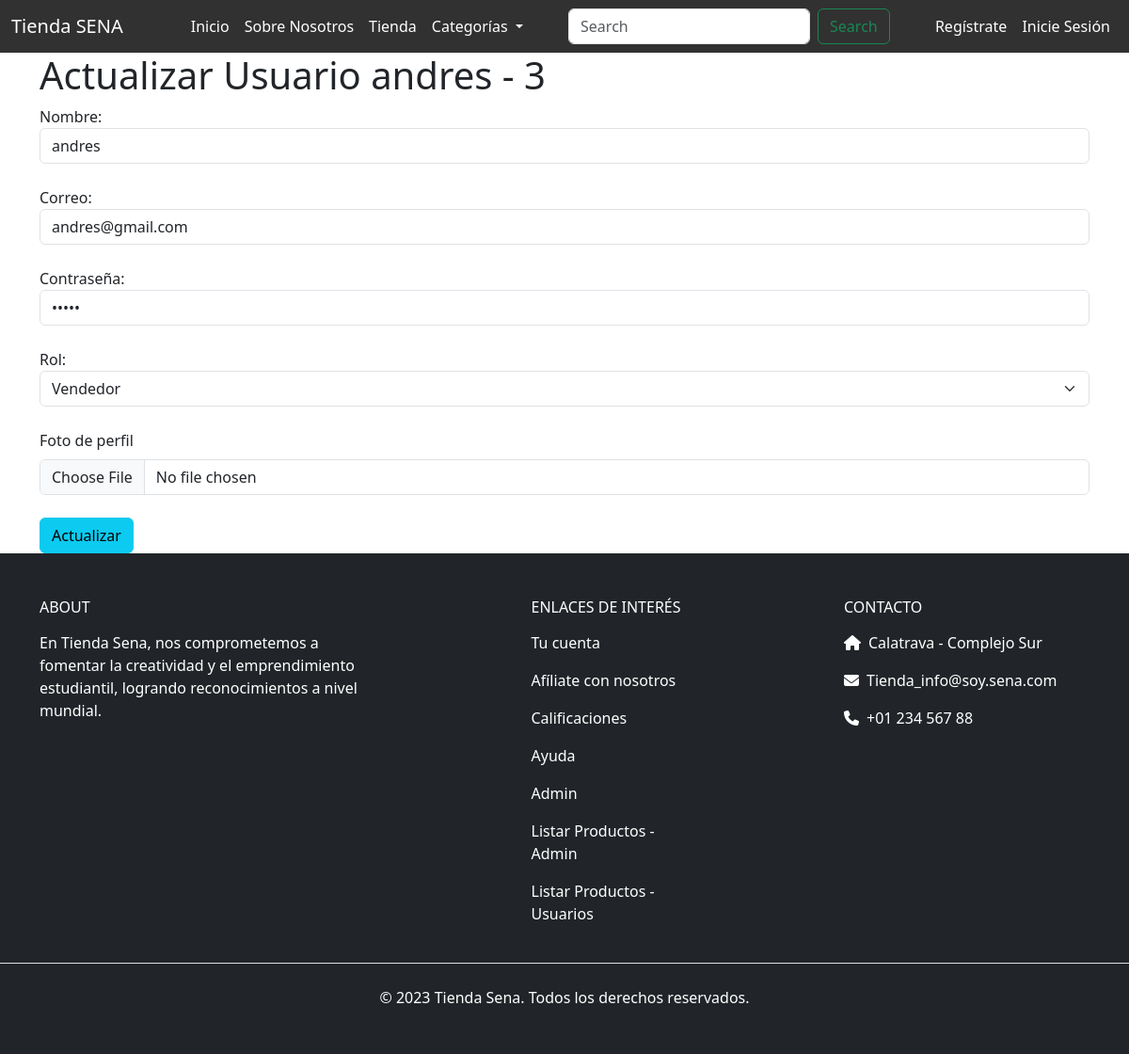
Page /editar_usuario/2/ on the committed database.
### tienda_sena/models.py (models this page shows)
class Usuario(models.Model):
    nombre_apellido = models.CharField(max_length=150)
    correo = models.CharField(max_length=254)
    password = models.CharField(max_length=254)
    ROLES = (
        (1, "Administrador"),
        (2, "Cliente"),
        (3, "Vendedor"),
    )
    rol = models.IntegerField(choices=ROLES, default=2)
    imagen_perfil = models.ImageField(upload_to='usuarios/', null=True, blank=True)  # Campo para la foto de perfil
    def __str__(self):
        return f"{self.nombre_apellido} - {self.rol}"

### tienda_sena/views.py (the view)
# urls.py: path("editar_usuario/<int:id_usuario>/", views.editar_usuario, name="editar_usuario"),
def editar_usuario(request, id_usuario):
    if request.method == "POST":
        q = Usuario.objects.get(pk = id_usuario)
        nombre_apellido = request.POST.get("nombre")
        correo = request.POST.get("correo")
        password = request.POST.get("password")
        rol = request.POST.get("rol")
        try:
            q.nombre_apellido = nombre_apellido
            q.correo = correo
            q.password = password
            q.rol = rol
            q.save()
            messages.success(request, "Usuario actualizado correctamente!")
        except Exception as e:
            messages.error(request, f"Error: {e}")
        return redirect("usuarios")
    else:
        q = Usuario.objects.get(pk = id_usuario)
        return render(request, "administrador/usuarios/agregar_usuarios.html", {"dato": q})

### tienda_sena/context_processors.py (called while the page is built)
def categorias(request):
    categorias = Producto.CATEGORIAS
    return {'categorias': categorias}

def colores(request):
    colores = Producto.COLORES
    return {'colores': colores}

### tienda_sena/templates/administrador/usuarios/agregar_usuarios.html (shortened to what this page needs)
{% extends 'bases/base.html' %}
{% load static %}
{% block main %}
<div class="container">
    {% if dato %}
        <h1>Actualizar Usuario {{ dato }}</h1>
    {% else %}
        <h1>Agregar Usuario</h1>
    {% endif %}
    <form action="#" method="post">
        <label>Nombre:</label>
        <input type="text" name="nombre" required="" class="form-control" value="{{ dato.nombre_apellido }}"/> <br>
        <label>Correo:</label>
        <input type="email" name="correo" required="" class="form-control" value="{{ dato.correo }}"/> <br>
        <label>Contraseña:</label>
        <input type="password" name="password" required="" class="form-control" value="{{ dato.password }}"/> <br>
        <label>Rol:</label>
        <select name="rol"  class="form-select">
            <option value="3" {% if dato.rol == 3 %}selected{% endif %}>Vendedor</option>
        </select>
        <br>
        <label for="imagen_perfil" class="form-label">Foto de perfil</label>
        <input type="file" class="form-control" id="imagen_perfil" name="imagen_perfil">
        <br>
        {% if dato %}
            <button type="submit" class="btn btn-info">Actualizar</button>
        {% else %}
            <button type="submit" class="btn btn-success">Guardar</button>
        {% endif %}
    </form>
</div>
{% endblock %}

### tienda_sena/static/css/style.css (style rules this page uses)
* { margin: 0; padding: 0; box-sizing: border-box; }

### rows in the picture
Usuario: nombre_apellido+rol "andres - 3", nombre "andres", correo "andres@gmail.com", rol "Vendedor"
